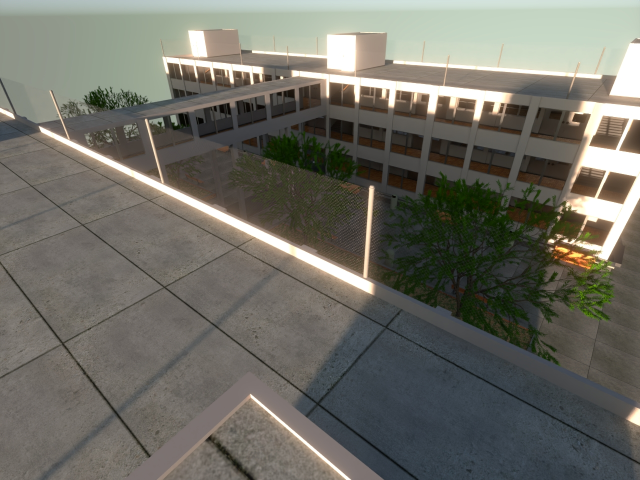
#> input picture Raw Images/1.jpg, 1280 x 960 px (shown at 1/2 size); its folder holds only this picture in this run
$ python main.py
#> lines starting #> are read from the running program, lines starting #| are printed output that depends on the picture
#> further down, img is the input picture: shape (960, 1280, 3); mean R, G, B 109.5, 108.7, 100.4
### findInverseModule.py
import numpy as np
from scipy.optimize import least_squares

def findInverse(k):
    r = np.linspace(0,1,1000)
    r_distorted = r*(1 + k * r**2)

    x0 = np.zeros(5).ravel()
    res = least_squares(fun, x0,  verbose=0, ftol=1e-12,loss='linear', args=([r_distorted]))

    return res.x

def fun(undistortion_params,r_distorted):
    #Compute residuals.
    undistorted = undistort_point(undistortion_params, r_distorted)
    return((undistorted - np.linspace(0,1,1000))).ravel()

def undistort_point(undistortion_params,r_distorted):
    undistorted = r_distorted*(1 + undistortion_params[0] * r_distorted
                               + undistortion_params[1] * r_distorted**2
                               + undistortion_params[2] * r_distorted**3
                               + undistortion_params[3] * r_distorted**4
                               + undistortion_params[4] * r_distorted**5)
    return(undistorted)

### main.py
# -*- coding: utf-8 -*-
"""
Created on Wed Nov 16 16:06:29 2022

@author: ehemingway
"""

import random
from findInverseModule import findInverse as findInv
import imageio.v2 as iio
from math import floor as floor
from math import ceil as ceil
import numpy as np

def persp2barrel(k,img):
#> called with k = -0.1
    undist = findInv(k)
    c = 0
    img_dist = np.array([0]*640*480*3).reshape(480,640,3)
    for x_orig in range(-320,320):
        x_orig = x_orig + 0.5
        r = 0
        for y_orig in range(-240,240):
            y_orig = y_orig + 0.5
            r_orig = (x_orig**2+y_orig**2)**0.5/(319**2+239**2)**0.5
            scale = (1 + undist[0] * r_orig
                               + undist[1] * r_orig**2
                               + undist[2] * r_orig**3
                               + undist[3] * r_orig**4
                               + undist[4] * r_orig**5)
            x_new = x_orig*scale
            y_new = y_orig*scale

            interp_up = img[ceil(y_new)+480,floor(x_new)+640,:]*(ceil(x_new)-x_new)+img[ceil(y_new)+480,ceil(x_new)+640,:]*(x_new-floor(x_new))
            interp_low = img[floor(y_new)+480,floor(x_new)+640,:]*(ceil(x_new)-x_new)+img[floor(y_new)+480,ceil(x_new)+640,:]*(x_new-floor(x_new))

            interp = (ceil(y_new)-y_new)*interp_low + (y_new-floor(y_new))*interp_up
            interp_int = [int(interp[0]), int(interp[1]), int(interp[2])]
            img_dist[r,c] = interp_int
            r = r + 1
        c = c + 1
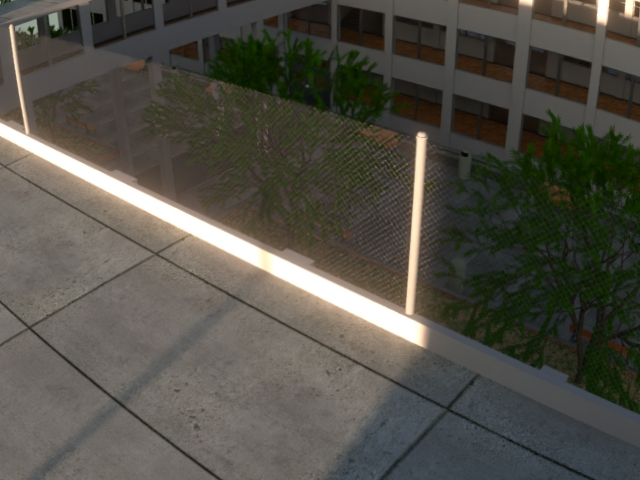
#> img_dist: shape (480, 640, 3) int64; mean R, G, B 81.8, 79.7, 71.3
#> after the loop, c = 640; y_orig = 239.5

    return img_dist

for i in range(1,6):
    k = random.randint(1,100)/100*-0.2
    k = np.float32(k)
    img = iio.imread('Raw Images/' + str(i) + '.jpg')
    img_dist = persp2barrel(k,img)
#> (the run stopped early here; a loop or call above may not have finished)
